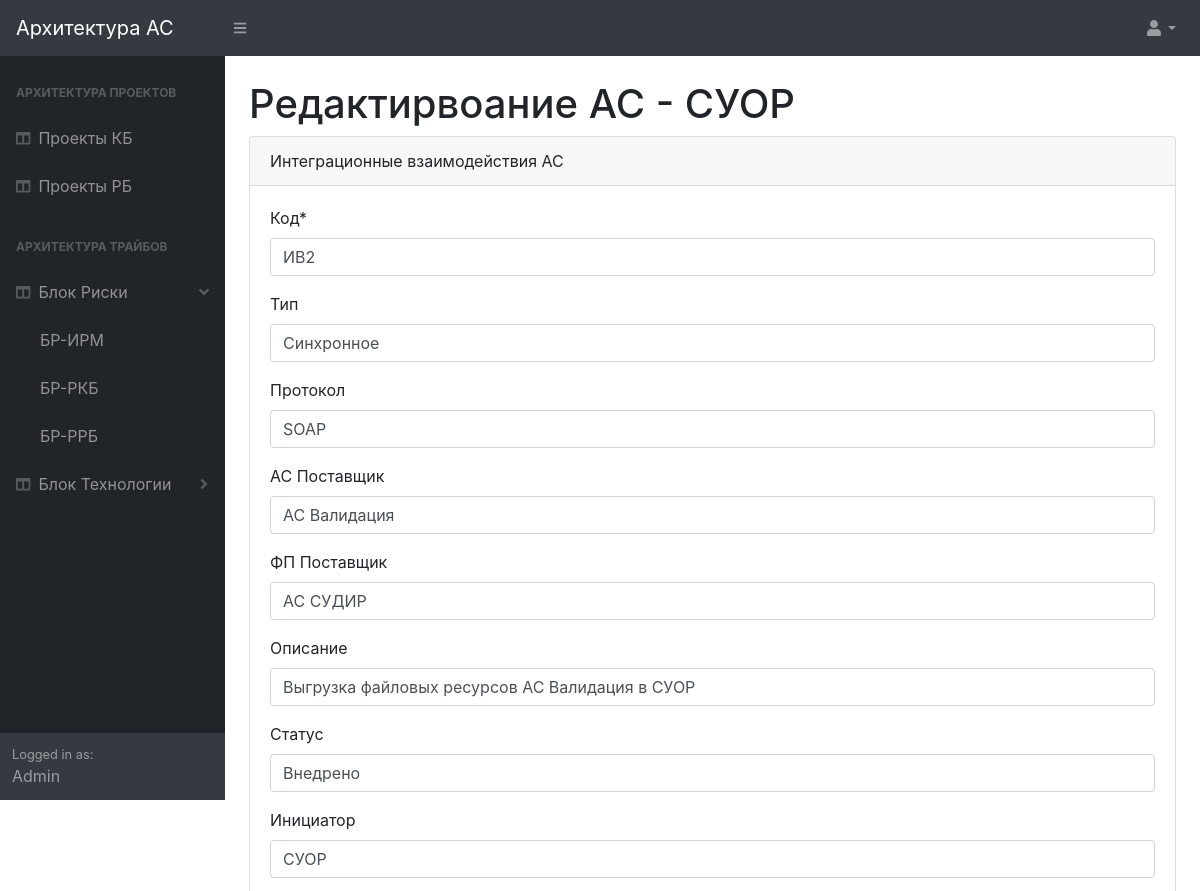
The page /int/1/update (upper part) on the database as committed earlier.
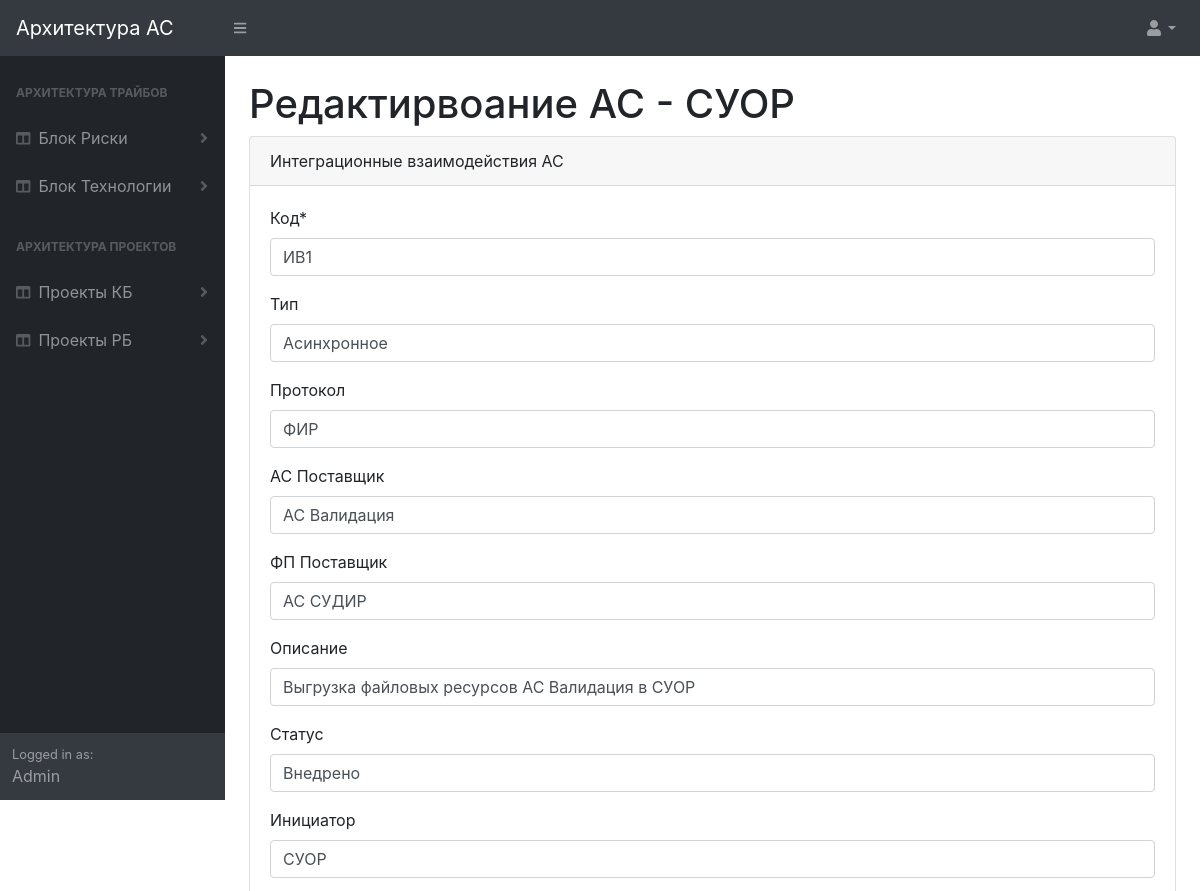
The same page on the database as committed later.
### archas/models.py (models this page shows, shortened)
class AutomatedSystem(models.Model):
    subcategory = models.ForeignKey(ArchitectureSubCategory, on_delete=models.CASCADE)
    code = models.CharField('Код АС', max_length=50)
    name = models.CharField('Автоматизированная Система', max_length=100)
    owner = models.CharField('Владелец', max_length=50, blank=True)
    status = models.CharField('Статус', max_length=50, blank=True)
    cloud_ready = models.CharField('Cloud Ready/Native	', max_length=50, blank=True)
    platform_ready = models.CharField('Platform Ready', max_length=50, blank=True)
    owner_block = models.CharField('Владелец - Блок', max_length=50, blank=True)
    owner_tribe = models.CharField('Владелец - Трайб', max_length=50, blank=True)
    full_name = models.CharField('Полное имя АС', max_length=50, blank=True)
    nickname = models.CharField('Псевдоним АС', max_length=50, blank=True)
    short_description = models.CharField('Краткое описание', max_length=50, blank=True)
    rsa_id = models.CharField('ID в RSA', max_length=50, blank=True)
    service_desk_id = models.CharField('ID в Service Desk', max_length=50, blank=True)
    guid = models.CharField('GUID', max_length=50, blank=True)
    centralization_level = models.CharField('Уровень централизации', max_length=50, blank=True)
    system_criticality = models.CharField('Критичность системы', max_length=50, blank=True)
    target_status = models.CharField('Целевой статус', max_length=50, blank=True)
    target_readiness = models.CharField('Готовность целевого решения', max_length=50, blank=True)
    as_lider = models.CharField('Лидер АС', max_length=50, blank=True)
    as_architect = models.CharField('Архитектор АС', max_length=50, blank=True)
    architect_in_charge = models.CharField('Курирующий архитектор', max_length=50, blank=True)
    editors = models.CharField('Редакторы', max_length=50, blank=True)
    target_architecture_diagram = models.ImageField('Диаграмма целевой архитектуры', upload_to='target_architecture_diagrams', blank=True)

class Interaction(models.Model):
    automated_system = models.ForeignKey(AutomatedSystem, on_delete=models.CASCADE)
    code = models.CharField('Код', max_length=50)
    int_type = models.CharField('Тип', max_length=50, blank=True)
    protocol = models.CharField('Протокол', max_length=50, blank=True)
    as_provider = models.CharField('АС Поставщик',max_length=50, blank=True)
    fp_provider = models.CharField('ФП Поставщик',max_length=50, blank=True)
    description = models.CharField('Описание',max_length=500, blank=True)
    status = models.CharField('Статус',max_length=50, blank=True)
    iniciator = models.CharField('Инициатор',max_length=50, blank=True)
    int_technology = models.CharField('Технология взаимодействия',max_length=50, blank=True)
    consumer_status = models.CharField('Потребитель - Статус',max_length=50, blank=True)
    consumer_date = models.CharField('Потребитель - Срок',max_length=50, blank=True)
    consumer_as = models.CharField('Потребитель - АС',max_length=50, blank=True)
    consumer_role = models.CharField('Потребитель - Роль',max_length=50, blank=True)
    consumer_process = models.CharField('Потребитель - Процесс',max_length=50, blank=True)
    consumer_sla = models.CharField('Потребитель - SLA',max_length=50, blank=True)
    consumer_comment = models.CharField('Потребитель - Комментарий',max_length=50, blank=True)
    data_description = models.CharField('Передаваемые данные - Описание',max_length=500, blank=True)
    data_encoding = models.CharField('Передаваемые данные - Кодировка',max_length=50, blank=True)
    data_format = models.CharField('Передаваемые данные - Формат',max_length=50, blank=True)
    data_confidential_level = models.CharField('Передаваемые данные - Категория конфиденциальности',max_length=50, blank=True)
    data_integrity_level = models.CharField('Передаваемые данные - Категория целостности',max_length=50, blank=True)
    schedule_initiation = models.CharField('Регламент выгрузки - Инициация',max_length=50, blank=True)
    schedule_year = models.CharField('Регламент выгрузки - Год',max_length=50, blank=True)
    schedule_month = models.CharField('Регламент выгрузки - Месяц',max_length=50, blank=True)
    schedule_week = models.CharField('Регламент выгрузки - Неделя',max_length=50, blank=True)
    schedule_day = models.CharField('Регламент выгрузки - День',max_length=50, blank=True)
    schedule_load_profile = models.CharField('Регламент выгрузки - Характер нагрузки',max_length=50, blank=True)
    filesize_min = models.CharField('Размер файла - Мин',max_length=50, blank=True)
    filesize_max = models.CharField('Размер файла - Макс',max_length=50, blank=True)
    filesize_avg = models.CharField('Размер файла - Средний',max_length=50, blank=True)
    security_ssl_tls = models.CharField('Информационная безопасность - SSL/TLS',max_length=50, blank=True)
    security_encription = models.CharField('Информационная безопасность - Шифрование',max_length=50, blank=True)
    security_digital_signature = models.CharField('Информационная безопасность - ЭП',max_length=50, blank=True)
    architecture_standard_complience = models.CharField('Соответствие стандартам архитектуры',max_length=100, blank=True)
    int_comment = models.CharField('Комментарий',max_length=500, blank=True)

class ArchitectureRealm(models.Model):
    name = models.CharField('Область Определения Архитектуры', max_length=50)

class ArchitectureCategory(models.Model):
    realm = models.ForeignKey(ArchitectureRealm, on_delete=models.CASCADE)
    name = models.CharField('Категория АС', max_length=50)

### archas/views.py (the view, shortened to what this page needs)
# urls.py: path('int/<slug:interaction_id>/update', InteractionUpdate.as_view(), name='interaction_update'),
class InteractionUpdate(UpdateView):
    model = Interaction
    slug_field = 'id'
    slug_url_kwarg = 'interaction_id'
    template_name = 'archas/interaction_update.html'
    def get_context_data(self, **kwargs):
        context = super().get_context_data(**kwargs)
        automated_system_id = Interaction.objects.get(pk=self.kwargs['interaction_id']).automated_system.id
        context['automated_system'] = get_object_or_404(AutomatedSystem, id=automated_system_id)
        context['realms'] = ArchitectureRealm.objects.all()
        return context
    fields = [
            'code',
            'int_type',
            'protocol',
            'as_provider',
            'fp_provider',
            'description',
            'status',
            'iniciator',
            'int_technology',
            'consumer_status',
            'consumer_date',
            'consumer_as',
            'consumer_role',
            'consumer_process',
            'consumer_sla',
            'consumer_comment',
            'data_description',
            'data_encoding',
            'data_format',
            'data_confidential_level',
            'data_integrity_level',
            'schedule_initiation',
            'schedule_year',
            'schedule_month',
            'schedule_week',
            'schedule_day',
            'schedule_load_profile',
            'filesize_min',
            'filesize_max',
            'filesize_avg',
            'security_ssl_tls',
            'security_encription',
            'security_digital_signature',
            'architecture_standard_complience',
            'int_comment']

### archas/templates/archas/interaction_update.html (shortened to what this page needs)
{% extends "archas/archas_base.html" %}
{% load crispy_forms_tags %}
{% block content %}
                        <h1 class="mt-4">Редактирвоание АС - {{ automated_system.name }}</h1>
						<div class="card mb-4">
                            <div class="card-header">
                                Интеграционные взаимодействия АС
                            </div>
                            <div class="card-body">
                        <form method="post" novalidate>
                        {{ form|crispy }}
                        </form>
							</div>
						</div>
{% endblock content%}

### archas/templates/archas/archas_base.html (shortened to what the changed rows need)
<!DOCTYPE html>
<html lang="en">
    <head>
        {% load static %}
        <link href="{% static 'archas/css/styles.css' %}" rel="stylesheet" />
        <link href="https://cdn.datatables.net/1.10.20/css/dataTables.bootstrap4.min.css" rel="stylesheet" />
    </head>
    <body class="sb-nav-fixed">
        <div id="layoutSidenav">
            <div id="layoutSidenav_nav">
                <nav class="sb-sidenav accordion sb-sidenav-dark" id="sidenavAccordion">
                    <div class="sb-sidenav-menu">
                        <div class="nav">
                            {% if realms %}
                                {% for realm_iter in realms %}
                                    <div class="sb-sidenav-menu-heading">{{ realm_iter.name }}</div>
                                        {% for category_iter in realm_iter.architecturecategory_set.all %}
                                            <a class="nav-link collapsed" href="{% url 'archas:category_view' category_iter.id %}" data-toggle="collapse" data-target="#collapseCategory{{category_iter.id}}" aria-expanded="false" aria-controls="collapseCategory{{category_iter.id}}">
                                                <div class="sb-nav-link-icon"><i class="fas fa-columns"></i></div>
                                                {{ category_iter.name }}
                                                {% if category_iter.architecturesubcategory_set.all.count > 0 %}
                                                    <div class="sb-sidenav-collapse-arrow"><i class="fas fa-angle-down"></i></div>
                                                {% endif %}
                                            </a>
                                        {% endfor %}
                                {% endfor %}
                            {% else %}
                            <div class="sb-sidenav-menu-heading">Архитектура проектов</div>
                            <a class="nav-link" href="/asl/?catalog=Проекты КБ">
                                <div class="sb-nav-link-icon"><i class="fas fa-columns"></i></div>
                                Проекты КБ
                            </a>
                            <a class="nav-link" href="/asl/?catalog=Проекты РБ">
                                <div class="sb-nav-link-icon"><i class="fas fa-columns"></i></div>
                                Проекты РБ
                            </a>
                            <div class="sb-sidenav-menu-heading">Архитектура трайбов</div>
                            <a class="nav-link" href="#" data-toggle="collapse" data-target="#collapseProjects" aria-expanded="true" aria-controls="collapseProjects">
                                <div class="sb-nav-link-icon"><i class="fas fa-columns"></i></div>
                                Блок Риски
                                <div class="sb-sidenav-collapse-arrow"><i class="fas fa-angle-down"></i></div>
                            </a>
                            <div class="collapse show" id="collapseProjects" aria-labelledby="headingOne" data-parent="#sidenavAccordion">
                                <nav class="sb-sidenav-menu-nested nav">
                                    <a class="nav-link" href="/asl">БР-ИРМ</a>
                                    <a class="nav-link" href="/asl">БР-РКБ</a>
                                    <a class="nav-link" href="/asl">БР-РРБ</a>
                                </nav>
                            </div>
                            <a class="nav-link collapsed" href="#" data-toggle="collapse" data-target="#collapseTribes" aria-expanded="false" aria-controls="collapseTribes">
                                <div class="sb-nav-link-icon"><i class="fas fa-columns"></i></div>
                                Блок Технологии
                                <div class="sb-sidenav-collapse-arrow"><i class="fas fa-angle-down"></i></div>
                            </a>
                            {% endif %}
                        </div>
                    </div>
                </nav>
            </div>
            <div id="layoutSidenav_content">
                <main>
                    <div class="container-fluid">
                        {% block content%}{% endblock content%}
					</div>
                </main>
            </div>
        </div>
    </body>
</html>

Rows that differ between the two databases and show on the page:
added ArchitectureRealm: name "АРХИТЕКТУРА ТРАЙБОВ"
added ArchitectureCategory: name "Блок Риски", shown under "АРХИТЕКТУРА ТРАЙБОВ"
added ArchitectureCategory: name "Блок Технологии", shown under "АРХИТЕКТУРА ТРАЙБОВ"
added ArchitectureRealm: name "АРХИТЕКТУРА ПРОЕКТОВ"
added ArchitectureCategory: name "Проекты КБ", shown under "АРХИТЕКТУРА ПРОЕКТОВ"
added ArchitectureCategory: name "Проекты РБ", shown under "АРХИТЕКТУРА ПРОЕКТОВ"
changed Interaction "АС Валидация": code "ИВ2" → "ИВ1"; int_type "Синхронное" → "Асинхронное"; protocol "SOAP" → "ФИР"
Other text that changed with them:
text no longer shown: "АРХИТЕКТУРА ПРОЕКТОВ Проекты КБ Проекты РБ АРХИТЕКТУРА ТРАЙБОВ Блок Риски БР-ИРМ БР-РКБ БР-РРБ Блок Технологии"
